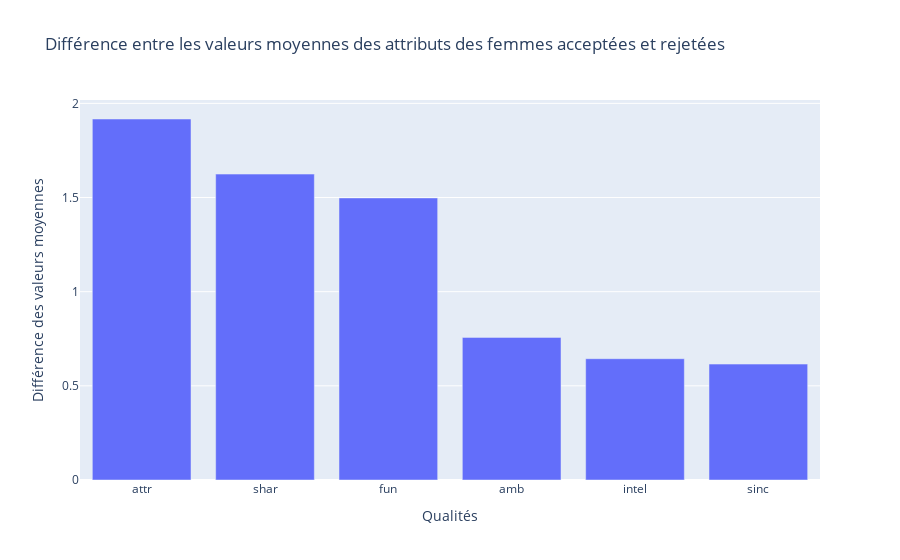

Here is the notebook cell this chart was saved with:
### Code cell
#Graphique
fig = px.bar(
    moyennes_dec01,
    x='colonnes',
    y='valeurs',
    title="Différence entre les valeurs moyennes des attributs des femmes acceptées et rejetées",
    labels={'colonnes': 'Qualités', 'valeurs': 'Différence des valeurs moyennes'}    
)
fig.show()

### Figure 1 — Plotly figure (JSON) as saved in the notebook; plotly's stock layout.template omitted (floating-point values rounded to 4 significant figures)
{"data": [{"hovertemplate": "Qualités=%{x}<br>Différence des valeurs moyennes=%{y}<extra></extra>", "legendgroup": "", "marker": {"color": "#636efa", "pattern": {"shape": ""}}, "name": "", "orientation": "v", "showlegend": false, "textposition": "auto", "type": "bar", "x": ["attr", "shar", "fun", "amb", "intel", "sinc"], "xaxis": "x", "y": [1.917, 1.624, 1.498, 0.7573, 0.6441, 0.6155], "yaxis": "y"}], "layout": {"barmode": "relative", "legend": {"tracegroupgap": 0}, "title": {"text": "Différence entre les valeurs moyennes des attributs des femmes acceptées et rejetées"}, "xaxis": {"anchor": "y", "domain": [0, 1], "title": {"text": "Qualités"}}, "yaxis": {"anchor": "x", "domain": [0, 1], "title": {"text": "Différence des valeurs moyennes"}}}}
